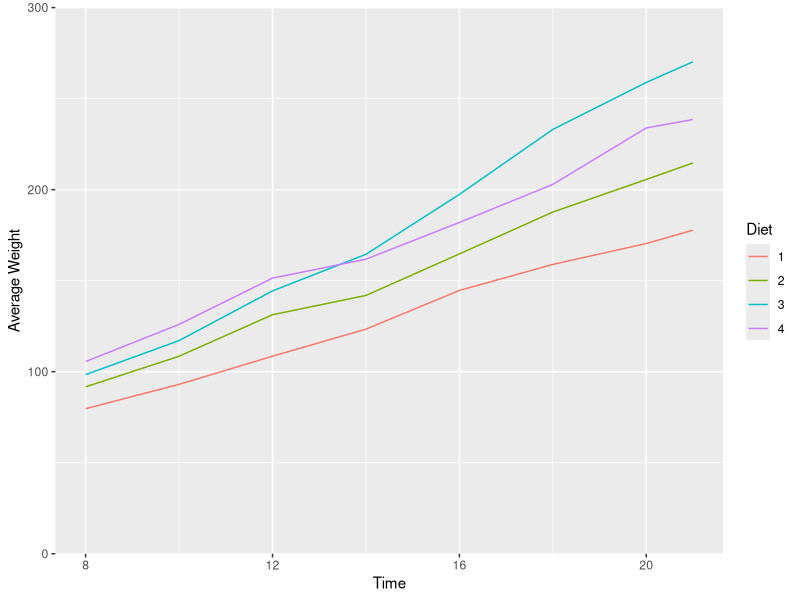

Write R code to recreate this figure.
## ---- chunk 1

library(dplyr)
library(ggplot2)

# input$time_range holds the min and max time values selected using a slider
data <- ChickWeight %>%
    filter(Time >= 8 & Time <= 21) %>%
    group_by(Diet, Time) %>%
    summarise(avg_weight = mean(weight))

gg <- ggplot(data)
gg <- gg + geom_line(mapping = aes(x = Time, y = avg_weight, colour = Diet))
gg <- gg + scale_y_continuous(expand = c(0, 0), limits = c(0,300))
gg <- gg + ylab("Average Weight")
gg

